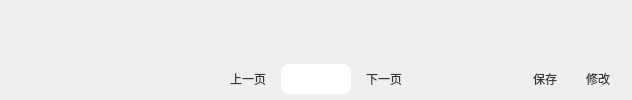
     <widget class="QWidget" name="station_page">
      <property name="styleSheet">
       <string notr="true">QWidget#station_filemanager {
    border: none;
    border-image: url(:/images/sideBar/black2.png) 0 stretch stretch;
}
QWidget#station_filemanager[selected=&quot;true&quot;] {
    border-image: url(:/images/sideBar/black4.png) 0 stretch stretch;
}
QWidget#station_filemanager:hover {
    border-image: url(:/images/sideBar/black3.png) 0 stretch stretch;
}</string>
      </property>
      <layout class="QVBoxLayout" name="verticalLayout_4">
       <property name="spacing">
        <number>0</number>
       </property>
       <property name="leftMargin">
        <number>0</number>
       </property>
       <property name="topMargin">
        <number>0</number>
       </property>
       <property name="rightMargin">
        <number>0</number>
       </property>
       <property name="bottomMargin">
        <number>0</number>
       </property>
       <item>
        <widget class="QWidget" name="station_content" native="true">
         <property name="sizePolicy">
          <sizepolicy hsizetype="Expanding" vsizetype="Expanding">
           <horstretch>0</horstretch>
           <verstretch>0</verstretch>
          </sizepolicy>
         </property>
         <property name="styleSheet">
          <string notr="true"/>
         </property>
         <layout class="QVBoxLayout" name="station_content_layout">
          <property name="spacing">
           <number>0</number>
          </property>
          <property name="leftMargin">
           <number>0</number>
          </property>
          <property name="topMargin">
           <number>0</number>
          </property>
          <property name="rightMargin">
           <number>0</number>
          </property>
          <property name="bottomMargin">
           <number>0</number>
          </property>
         </layout>
        </widget>
       </item>
       <item>
        <widget class="QWidget" name="page2" native="true">
         <property name="sizePolicy">
          <sizepolicy hsizetype="Expanding" vsizetype="Expanding">
           <horstretch>0</horstretch>
           <verstretch>0</verstretch>
          </sizepolicy>
         </property>
         <property name="minimumSize">
          <size>
           <width>0</width>
           <height>45</height>
          </size>
         </property>
         <property name="maximumSize">
          <size>
           <width>16777215</width>
           <height>45</height>
          </size>
         </property>
         <layout class="QHBoxLayout" name="horizontalLayout_8">
          <property name="spacing">
           <number>3</number>
          </property>
          <item>
           <widget class="QWidget" name="widget_3" native="true">
            <property name="minimumSize">
             <size>
              <width>50</width>
              <height>0</height>
             </size>
            </property>
            <property name="maximumSize">
             <size>
              <width>50</width>
              <height>16777215</height>
             </size>
            </property>
           </widget>
          </item>
          <item>
           <widget class="QWidget" name="station_balance_2" native="true">
            <property name="minimumSize">
             <size>
              <width>60</width>
              <height>0</height>
             </size>
            </property>
            <property name="maximumSize">
             <size>
              <width>60</width>
              <height>16777215</height>
             </size>
            </property>
           </widget>
          </item>
          <item>
           <widget class="QWidget" name="station_balance" native="true">
            <property name="minimumSize">
             <size>
              <width>50</width>
              <height>0</height>
             </size>
            </property>
            <property name="maximumSize">
             <size>
              <width>50</width>
              <height>16777215</height>
             </size>
            </property>
           </widget>
          </item>
          <item>
           <spacer name="horizontalSpacer_5">
            <property name="orientation">
             <enum>Qt::Orientation::Horizontal</enum>
            </property>
            <property name="sizeHint" stdset="0">
             <size>
              <width>40</width>
              <height>20</height>
             </size>
            </property>
           </spacer>
          </item>
          <item>
           <widget class="QPushButton" name="station_pre">
            <property name="minimumSize">
             <size>
              <width>60</width>
              <height>30</height>
             </size>
            </property>
            <property name="maximumSize">
             <size>
              <width>60</width>
              <height>60</height>
             </size>
            </property>
            <property name="styleSheet">
             <string notr="true">#station_pre {
        border: none;
		outline: none;
        background-image: url(:/images/sideBar/black2.png);
		border-radius: 12px;
		color: rgb(55, 55, 55);
    }
#station_pre:hover {
        background-image: url(:/images/sideBar/black3.png);
    }
#station_pre:pressed {
        background-image: url(:/images/sideBar/black4.png);
    }</string>
            </property>
            <property name="text">
             <string>上一页</string>
            </property>
           </widget>
          </item>
          <item>
           <widget class="QLineEdit" name="station_edit">
            <property name="minimumSize">
             <size>
              <width>70</width>
              <height>30</height>
             </size>
            </property>
            <property name="maximumSize">
             <size>
              <width>70</width>
              <height>60</height>
             </size>
            </property>
            <property name="styleSheet">
             <string notr="true">QLineEdit {
    background: url(:/images/sideBar/black2.png) no-repeat center;
    border: none;  
    border-radius: 8px; 
    color: rgb(55, 55, 55);
}</string>
            </property>
           </widget>
          </item>
          <item>
           <widget class="QPushButton" name="station_next">
            <property name="minimumSize">
             <size>
              <width>60</width>
              <height>30</height>
             </size>
            </property>
            <property name="maximumSize">
             <size>
              <width>60</width>
              <height>30</height>
             </size>
            </property>
            <property name="styleSheet">
             <string notr="true">#station_next {
        border: none;
		outline: none;
        background-image: url(:/images/sideBar/black2.png);
		border-radius: 12px;
		color: rgb(55, 55, 55);
    }
#station_next:hover {
        background-image: url(:/images/sideBar/black3.png);
    }
#station_next:pressed {
        background-image: url(:/images/sideBar/black4.png);
    }</string>
            </property>
            <property name="text">
             <string>下一页</string>
            </property>
           </widget>
          </item>
          <item>
           <spacer name="horizontalSpacer_6">
            <property name="orientation">
             <enum>Qt::Orientation::Horizontal</enum>
            </property>
            <property name="sizeHint" stdset="0">
             <size>
              <width>40</width>
              <height>20</height>
             </size>
            </property>
           </spacer>
          </item>
          <item>
           <widget class="QLabel" name="station_label">
            <property name="minimumSize">
             <size>
              <width>60</width>
              <height>23</height>
             </size>
            </property>
            <property name="maximumSize">
             <size>
              <width>60</width>
              <height>23</height>
             </size>
            </property>
            <property name="styleSheet">
             <string notr="true">color: rgb(55, 55, 55);</string>
            </property>
            <property name="text">
             <string/>
            </property>
            <property name="alignment">
             <set>Qt::AlignmentFlag::AlignCenter</set>
            </property>
           </widget>
          </item>
          <item>
           <widget class="QWidget" name="station_save_manager" native="true">
            <property name="minimumSize">
             <size>
              <width>50</width>
              <height>30</height>
             </size>
            </property>
            <property name="maximumSize">
             <size>
              <width>50</width>
              <height>30</height>
             </size>
            </property>
            <property name="styleSheet">
             <string notr="true"/>
            </property>
            <layout class="QHBoxLayout" name="horizontalLayout_4">
             <property name="spacing">
              <number>3</number>
             </property>
             <property name="leftMargin">
              <number>0</number>
             </property>
             <property name="topMargin">
              <number>0</number>
             </property>
             <property name="rightMargin">
              <number>0</number>
             </property>
             <property name="bottomMargin">
              <number>0</number>
             </property>
             <item>
              <widget class="QPushButton" name="station_save">
               <property name="minimumSize">
                <size>
                 <width>50</width>
                 <height>30</height>
                </size>
               </property>
               <property name="maximumSize">
                <size>
                 <width>50</width>
                 <height>30</height>
                </size>
               </property>
               <property name="styleSheet">
                <string notr="true">#station_save {
        border: none;
	    outline: none;
        background-image: url(:/images/sideBar/black2.png);
	   color: rgb(55, 55, 55);
        border-radius: 12px;
    }
#station_save:hover {
        background-image: url(:/images/sideBar/black3.png);
    }
#station_save:pressed {
        background-image: url(:/images/sideBar/black4.png);
    }</string>
               </property>
               <property name="text">
                <string>保存</string>
               </property>
              </widget>
             </item>
            </layout>
           </widget>
          </item>
          <item>
           <widget class="QWidget" name="station_filemanager" native="true">
            <property name="sizePolicy">
             <sizepolicy hsizetype="Expanding" vsizetype="Expanding">
              <horstretch>0</horstretch>
              <verstretch>0</verstretch>
             </sizepolicy>
            </property>
            <property name="minimumSize">
             <size>
              <width>50</width>
              <height>30</height>
             </size>
            </property>
            <property name="maximumSize">
             <size>
              <width>50</width>
              <height>30</height>
             </size>
            </property>
            <property name="cursor">
             <cursorShape>PointingHandCursor</cursorShape>
            </property>
            <property name="styleSheet">
             <string notr="true">#station_filemanager {
    border-radius: 12px;
}</string>
            </property>
            <layout class="QVBoxLayout" name="verticalLayout_12">
             <property name="spacing">
              <number>0</number>
             </property>
             <property name="leftMargin">
              <number>0</number>
             </property>
             <property name="topMargin">
              <number>0</number>
             </property>
             <property name="rightMargin">
              <number>0</number>
             </property>
             <property name="bottomMargin">
              <number>0</number>
             </property>
             <item>
              <widget class="QLabel" name="text7">
               <property name="sizePolicy">
                <sizepolicy hsizetype="Expanding" vsizetype="Expanding">
                 <horstretch>0</horstretch>
                 <verstretch>0</verstretch>
                </sizepolicy>
               </property>
               <property name="minimumSize">
                <size>
                 <width>0</width>
                 <height>0</height>
                </size>
               </property>
               <property name="styleSheet">
                <string notr="true">color: rgb(55, 55, 55);</string>
               </property>
               <property name="text">
                <string>修改</string>
               </property>
               <property name="alignment">
                <set>Qt::AlignmentFlag::AlignCenter</set>
               </property>
              </widget>
             </item>
            </layout>
           </widget>
          </item>
         </layout>
        </widget>
       </item>
      </layout>
     </widget>
